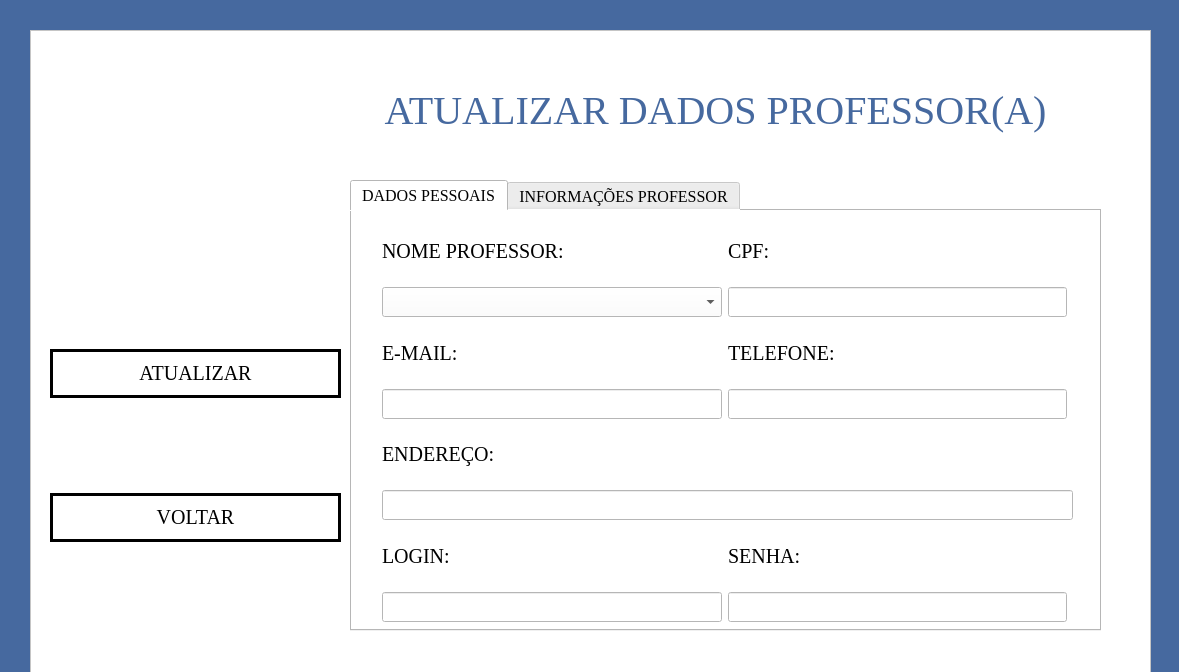
<?xml version="1.0" encoding="UTF-8"?>
<ui version="4.0">
 <class>MainWindow</class>
 <widget class="QMainWindow" name="MainWindow">
  <property name="geometry">
   <rect>
    <x>0</x>
    <y>0</y>
    <width>1179</width>
    <height>672</height>
   </rect>
  </property>
  <property name="windowTitle">
   <string>Atualizar Dados Professor</string>
  </property>
  <property name="windowIcon">
   <iconset>
    <normaloff>imagens/diplomado.png</normaloff>imagens/diplomado.png</iconset>
  </property>
  <property name="styleSheet">
   <string notr="true">background-color:rgb(70, 105, 159);</string>
  </property>
  <widget class="QWidget" name="centralwidget">
   <widget class="QFrame" name="frame">
    <property name="geometry">
     <rect>
      <x>30</x>
      <y>30</y>
      <width>1121</width>
      <height>681</height>
     </rect>
    </property>
    <property name="styleSheet">
     <string notr="true">background-color: rgb(255, 255, 255);</string>
    </property>
    <property name="frameShape">
     <enum>QFrame::StyledPanel</enum>
    </property>
    <property name="frameShadow">
     <enum>QFrame::Raised</enum>
    </property>
    <widget class="QTabWidget" name="tabWidget">
     <property name="enabled">
      <bool>true</bool>
     </property>
     <property name="geometry">
      <rect>
       <x>320</x>
       <y>150</y>
       <width>751</width>
       <height>451</height>
      </rect>
     </property>
     <property name="maximumSize">
      <size>
       <width>751</width>
       <height>16777215</height>
      </size>
     </property>
     <property name="font">
      <font>
       <family>Georgia</family>
       <pointsize>12</pointsize>
      </font>
     </property>
     <property name="currentIndex">
      <number>0</number>
     </property>
     <widget class="QWidget" name="tab">
      <attribute name="title">
       <string>DADOS PESSOAIS</string>
      </attribute>
      <widget class="QWidget" name="layoutWidget">
       <property name="geometry">
        <rect>
         <x>30</x>
         <y>10</y>
         <width>691</width>
         <height>401</height>
        </rect>
       </property>
       <layout class="QGridLayout" name="gridLayout">
        <item row="7" column="1">
         <widget class="QLabel" name="label_44">
          <property name="font">
           <font>
            <family>Georgia</family>
            <pointsize>15</pointsize>
           </font>
          </property>
          <property name="styleSheet">
           <string notr="true">background-color: transparent;</string>
          </property>
          <property name="text">
           <string>SENHA:</string>
          </property>
         </widget>
        </item>
        <item row="7" column="0">
         <widget class="QLabel" name="label_42">
          <property name="font">
           <font>
            <family>Georgia</family>
            <pointsize>15</pointsize>
           </font>
          </property>
          <property name="styleSheet">
           <string notr="true">background-color: transparent;</string>
          </property>
          <property name="text">
           <string>LOGIN:</string>
          </property>
         </widget>
        </item>
        <item row="8" column="1">
         <widget class="QLineEdit" name="lineEditSenha">
          <property name="font">
           <font>
            <family>Georgia</family>
            <pointsize>14</pointsize>
           </font>
          </property>
          <property name="styleSheet">
           <string notr="true">background-color:rgb(255, 255, 255);
border-radius:13px;
border-style:outset;
border-width:2px;
border-color:rgb(70, 105, 159);
color:rgb(70, 105, 159)
;
LineEdit {
    background-color: transparent;
    border: 1px solid black;
    border-radius: 3px;
    padding: 6px;
}</string>
          </property>
          <property name="text">
           <string/>
          </property>
          <property name="placeholderText">
           <string/>
          </property>
         </widget>
        </item>
        <item row="5" column="0" colspan="3">
         <widget class="QLabel" name="label_38">
          <property name="font">
           <font>
            <family>Georgia</family>
            <pointsize>15</pointsize>
           </font>
          </property>
          <property name="styleSheet">
           <string notr="true">background-color: transparent;</string>
          </property>
          <property name="text">
           <string>ENDEREÇO:</string>
          </property>
         </widget>
        </item>
        <item row="6" column="0" colspan="3">
         <widget class="QLineEdit" name="lineEditEndereco">
          <property name="font">
           <font>
            <family>Georgia</family>
            <pointsize>14</pointsize>
           </font>
          </property>
          <property name="styleSheet">
           <string notr="true">background-color:rgb(255, 255, 255);
border-radius:13px;
border-style:outset;
border-width:2px;
border-color:rgb(70, 105, 159);
color:rgb(70, 105, 159)
;
LineEdit {
    background-color: transparent;
    border: 1px solid black;
    border-radius: 3px;
    padding: 6px;
}</string>
          </property>
          <property name="text">
           <string/>
          </property>
          <property name="placeholderText">
           <string/>
          </property>
         </widget>
        </item>
        <item row="8" column="0">
         <widget class="QLineEdit" name="lineEditLogin">
          <property name="font">
           <font>
            <family>Georgia</family>
            <pointsize>14</pointsize>
           </font>
          </property>
          <property name="styleSheet">
           <string notr="true">background-color:rgb(255, 255, 255);
border-radius:13px;
border-style:outset;
border-width:2px;
border-color:rgb(70, 105, 159);
color:rgb(70, 105, 159)
;
LineEdit {
    background-color: transparent;
    border: 1px solid black;
    border-radius: 3px;
    padding: 6px;
}</string>
          </property>
          <property name="text">
           <string/>
          </property>
          <property name="placeholderText">
           <string/>
          </property>
         </widget>
        </item>
        <item row="4" column="1">
         <widget class="QLineEdit" name="lineEditTelefone">
          <property name="font">
           <font>
            <family>Georgia</family>
            <pointsize>14</pointsize>
           </font>
          </property>
          <property name="styleSheet">
           <string notr="true">background-color:rgb(255, 255, 255);
border-radius:13px;
border-style:outset;
border-width:2px;
border-color:rgb(70, 105, 159);
color:rgb(70, 105, 159)
;
LineEdit {
    background-color: transparent;
    border: 1px solid black;
    border-radius: 3px;
    padding: 6px;
}</string>
          </property>
          <property name="text">
           <string/>
          </property>
          <property name="placeholderText">
           <string/>
          </property>
         </widget>
        </item>
        <item row="2" column="0">
         <widget class="QComboBox" name="comboBoxNome">
          <property name="font">
           <font>
            <family>Georgia</family>
            <pointsize>14</pointsize>
           </font>
          </property>
          <property name="styleSheet">
           <string notr="true">background-color:rgb(255, 255, 255);
border-radius:13px;
border-style:outset;
border-width:2px;
border-color:rgb(70, 105, 159);
color:rgb(70, 105, 159)
;
LineEdit {
    background-color: transparent;
    border: 1px solid black;
    border-radius: 3px;
    padding: 6px;
}</string>
          </property>
          <item>
           <property name="text">
            <string/>
           </property>
          </item>
         </widget>
        </item>
        <item row="2" column="1">
         <widget class="QLineEdit" name="lineEditCpf">
          <property name="font">
           <font>
            <family>Georgia</family>
            <pointsize>14</pointsize>
           </font>
          </property>
          <property name="styleSheet">
           <string notr="true">background-color:rgb(255, 255, 255);
border-radius:13px;
border-style:outset;
border-width:2px;
border-color:rgb(70, 105, 159);
color:rgb(70, 105, 159)
;
LineEdit {
    background-color: transparent;
    border: 1px solid black;
    border-radius: 3px;
    padding: 6px;
}</string>
          </property>
          <property name="text">
           <string/>
          </property>
          <property name="placeholderText">
           <string/>
          </property>
         </widget>
        </item>
        <item row="3" column="0">
         <widget class="QLabel" name="label_43">
          <property name="font">
           <font>
            <family>Georgia</family>
            <pointsize>15</pointsize>
           </font>
          </property>
          <property name="styleSheet">
           <string notr="true">background-color: transparent;</string>
          </property>
          <property name="text">
           <string>E-MAIL:</string>
          </property>
         </widget>
        </item>
        <item row="4" column="0">
         <widget class="QLineEdit" name="lineEditEmail">
          <property name="font">
           <font>
            <family>Georgia</family>
            <pointsize>14</pointsize>
           </font>
          </property>
          <property name="styleSheet">
           <string notr="true">background-color:rgb(255, 255, 255);
border-radius:13px;
border-style:outset;
border-width:2px;
border-color:rgb(70, 105, 159);
color:rgb(70, 105, 159)
;
LineEdit {
    background-color: transparent;
    border: 1px solid black;
    border-radius: 3px;
    padding: 6px;
}</string>
          </property>
          <property name="text">
           <string/>
          </property>
          <property name="placeholderText">
           <string/>
          </property>
         </widget>
        </item>
        <item row="3" column="1">
         <widget class="QLabel" name="label_37">
          <property name="font">
           <font>
            <family>Georgia</family>
            <pointsize>15</pointsize>
           </font>
          </property>
          <property name="styleSheet">
           <string notr="true">background-color: transparent;</string>
          </property>
          <property name="text">
           <string>TELEFONE:</string>
          </property>
         </widget>
        </item>
        <item row="1" column="0">
         <widget class="QLabel" name="label_35">
          <property name="font">
           <font>
            <family>Georgia</family>
            <pointsize>15</pointsize>
           </font>
          </property>
          <property name="styleSheet">
           <string notr="true">background-color: transparent;</string>
          </property>
          <property name="text">
           <string>NOME PROFESSOR:</string>
          </property>
         </widget>
        </item>
        <item row="1" column="1">
         <widget class="QLabel" name="label_39">
          <property name="font">
           <font>
            <family>Georgia</family>
            <pointsize>15</pointsize>
           </font>
          </property>
          <property name="styleSheet">
           <string notr="true">background-color: transparent;</string>
          </property>
          <property name="text">
           <string>CPF:</string>
          </property>
         </widget>
        </item>
       </layout>
      </widget>
     </widget>
     <widget class="QWidget" name="widget">
      <attribute name="title">
       <string>INFORMAÇÕES PROFESSOR</string>
      </attribute>
      <widget class="QWidget" name="layoutWidget">
       <property name="geometry">
        <rect>
         <x>20</x>
         <y>20</y>
         <width>711</width>
         <height>171</height>
        </rect>
       </property>
       <layout class="QGridLayout" name="gridLayout_2">
        <item row="3" column="0">
         <widget class="QLabel" name="label_47">
          <property name="font">
           <font>
            <family>Georgia</family>
            <pointsize>15</pointsize>
           </font>
          </property>
          <property name="styleSheet">
           <string notr="true">background-color: transparent;</string>
          </property>
          <property name="text">
           <string>DISCIPLINA MINISTRADA:</string>
          </property>
         </widget>
        </item>
        <item row="4" column="0">
         <widget class="QComboBox" name="comboBoxDisciplina">
          <property name="font">
           <font>
            <family>Georgia</family>
            <pointsize>14</pointsize>
           </font>
          </property>
          <property name="styleSheet">
           <string notr="true">background-color:rgb(255, 255, 255);
border-radius:13px;
border-style:outset;
border-width:2px;
border-color:rgb(70, 105, 159);
color:rgb(70, 105, 159)
;
LineEdit {
    background-color: transparent;
    border: 1px solid black;
    border-radius: 3px;
    padding: 6px;
}</string>
          </property>
          <item>
           <property name="text">
            <string/>
           </property>
          </item>
         </widget>
        </item>
        <item row="4" column="1">
         <widget class="QComboBox" name="comboBox_turno">
          <property name="font">
           <font>
            <family>Georgia</family>
            <pointsize>14</pointsize>
           </font>
          </property>
          <property name="styleSheet">
           <string notr="true">background-color:rgb(255, 255, 255);
border-radius:13px;
border-style:outset;
border-width:2px;
border-color:rgb(70, 105, 159);
color:rgb(70, 105, 159)
;
LineEdit {
    background-color: transparent;
    border: 1px solid black;
    border-radius: 3px;
    padding: 6px;
}</string>
          </property>
          <item>
           <property name="text">
            <string/>
           </property>
          </item>
          <item>
           <property name="text">
            <string>MANHÃ</string>
           </property>
          </item>
          <item>
           <property name="text">
            <string>TARDE</string>
           </property>
          </item>
          <item>
           <property name="text">
            <string>NOITE</string>
           </property>
          </item>
         </widget>
        </item>
        <item row="2" column="0">
         <widget class="QLineEdit" name="lineEditSalario">
          <property name="font">
           <font>
            <family>Georgia</family>
            <pointsize>14</pointsize>
           </font>
          </property>
          <property name="styleSheet">
           <string notr="true">background-color:rgb(255, 255, 255);
border-radius:13px;
border-style:outset;
border-width:2px;
border-color:rgb(70, 105, 159);
color:rgb(70, 105, 159)
;
LineEdit {
    background-color: transparent;
    border: 1px solid black;
    border-radius: 3px;
    padding: 6px;
}</string>
          </property>
          <property name="text">
           <string/>
          </property>
          <property name="placeholderText">
           <string/>
          </property>
         </widget>
        </item>
        <item row="3" column="1">
         <widget class="QLabel" name="label_50">
          <property name="font">
           <font>
            <family>Georgia</family>
            <pointsize>15</pointsize>
           </font>
          </property>
          <property name="styleSheet">
           <string notr="true">background-color: transparent;</string>
          </property>
          <property name="text">
           <string>TURNO DA AULA:</string>
          </property>
         </widget>
        </item>
        <item row="0" column="1">
         <widget class="QLabel" name="label_49">
          <property name="font">
           <font>
            <family>Georgia</family>
            <pointsize>15</pointsize>
           </font>
          </property>
          <property name="styleSheet">
           <string notr="true">background-color: transparent;</string>
          </property>
          <property name="text">
           <string>CARGA HORÁRIA DE AULAS SEMANAIS:</string>
          </property>
         </widget>
        </item>
        <item row="2" column="1">
         <widget class="QLineEdit" name="lineEditCargaHoraria">
          <property name="font">
           <font>
            <family>Georgia</family>
            <pointsize>14</pointsize>
           </font>
          </property>
          <property name="styleSheet">
           <string notr="true">background-color:rgb(255, 255, 255);
border-radius:13px;
border-style:outset;
border-width:2px;
border-color:rgb(70, 105, 159);
color:rgb(70, 105, 159)
;
LineEdit {
    background-color: transparent;
    border: 1px solid black;
    border-radius: 3px;
    padding: 6px;
}</string>
          </property>
          <property name="text">
           <string/>
          </property>
          <property name="placeholderText">
           <string/>
          </property>
         </widget>
        </item>
        <item row="0" column="0">
         <widget class="QLabel" name="label_48">
          <property name="font">
           <font>
            <family>Georgia</family>
            <pointsize>15</pointsize>
           </font>
          </property>
          <property name="styleSheet">
           <string notr="true">background-color: transparent;</string>
          </property>
          <property name="text">
           <string>SALÁRIO:</string>
          </property>
         </widget>
        </item>
       </layout>
      </widget>
     </widget>
    </widget>
    <widget class="QLabel" name="label">
     <property name="geometry">
      <rect>
       <x>460</x>
       <y>620</y>
       <width>501</width>
       <height>41</height>
      </rect>
     </property>
     <property name="font">
      <font>
       <family>Georgia</family>
       <pointsize>10</pointsize>
      </font>
     </property>
     <property name="styleSheet">
      <string notr="true">background-color:rgb(255, 255, 255);
color:rgb(66, 98, 149)</string>
     </property>
     <property name="text">
      <string/>
     </property>
    </widget>
    <widget class="QLabel" name="label_2">
     <property name="geometry">
      <rect>
       <x>10</x>
       <y>10</y>
       <width>311</width>
       <height>251</height>
      </rect>
     </property>
     <property name="text">
      <string/>
     </property>
     <property name="pixmap">
      <pixmap>imagens/LOGO_UNIVERS.png</pixmap>
     </property>
     <property name="scaledContents">
      <bool>true</bool>
     </property>
     <property name="alignment">
      <set>Qt::AlignCenter</set>
     </property>
    </widget>
    <widget class="QLabel" name="label_4">
     <property name="geometry">
      <rect>
       <x>310</x>
       <y>50</y>
       <width>751</width>
       <height>61</height>
      </rect>
     </property>
     <property name="font">
      <font>
       <family>Georgia</family>
       <pointsize>30</pointsize>
      </font>
     </property>
     <property name="styleSheet">
      <string notr="true">color:rgb(70, 105, 159);</string>
     </property>
     <property name="text">
      <string>ATUALIZAR DADOS PROFESSOR(A)</string>
     </property>
     <property name="alignment">
      <set>Qt::AlignCenter</set>
     </property>
    </widget>
    <widget class="QWidget" name="layoutWidget">
     <property name="geometry">
      <rect>
       <x>20</x>
       <y>230</y>
       <width>291</width>
       <height>371</height>
      </rect>
     </property>
     <layout class="QVBoxLayout" name="verticalLayout">
      <item>
       <widget class="QPushButton" name="botao_atualizar_professores">
        <property name="font">
         <font>
          <family>Georgia</family>
          <pointsize>15</pointsize>
          <weight>50</weight>
          <bold>false</bold>
         </font>
        </property>
        <property name="cursor">
         <cursorShape>UpArrowCursor</cursorShape>
        </property>
        <property name="styleSheet">
         <string notr="true">QPushButton:hover{
	background-color: lightblue
}
QPushButton{
border:3px solid black;
border-radius: 25px;
padding: 10px;
}</string>
        </property>
        <property name="text">
         <string>ATUALIZAR</string>
        </property>
        <property name="icon">
         <iconset>
          <normaloff>../DESING/19224431551684926350-32.png</normaloff>../DESING/19224431551684926350-32.png</iconset>
        </property>
        <property name="iconSize">
         <size>
          <width>30</width>
          <height>30</height>
         </size>
        </property>
       </widget>
      </item>
      <item>
       <widget class="QPushButton" name="botao_voltar">
        <property name="font">
         <font>
          <family>Georgia</family>
          <pointsize>15</pointsize>
          <weight>50</weight>
          <bold>false</bold>
         </font>
        </property>
        <property name="cursor">
         <cursorShape>UpArrowCursor</cursorShape>
        </property>
        <property name="styleSheet">
         <string notr="true">QPushButton:hover{
	background-color: lightblue
}
QPushButton{
border:3px solid black;
border-radius: 25px;
padding: 10px;
}</string>
        </property>
        <property name="text">
         <string>VOLTAR</string>
        </property>
        <property name="icon">
         <iconset>
          <normaloff>../DESING/9868474931649315515-128.png</normaloff>../DESING/9868474931649315515-128.png</iconset>
        </property>
        <property name="iconSize">
         <size>
          <width>30</width>
          <height>30</height>
         </size>
        </property>
       </widget>
      </item>
     </layout>
    </widget>
    <zorder>label_2</zorder>
    <zorder>layoutWidget</zorder>
    <zorder>tabWidget</zorder>
    <zorder>label</zorder>
    <zorder>label_4</zorder>
   </widget>
  </widget>
 </widget>
 <resources/>
 <connections/>
</ui>
